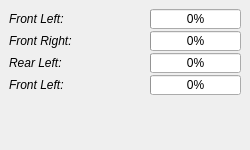
<?xml version="1.0" encoding="UTF-8"?>
<ui version="4.0">
 <class>MotorStatus</class>
 <widget class="QDockWidget" name="MotorStatus">
  <property name="geometry">
   <rect>
    <x>0</x>
    <y>0</y>
    <width>250</width>
    <height>150</height>
   </rect>
  </property>
  <property name="minimumSize">
   <size>
    <width>196</width>
    <height>122</height>
   </size>
  </property>
  <property name="features">
   <set>QDockWidget::DockWidgetMovable</set>
  </property>
  <property name="allowedAreas">
   <set>Qt::LeftDockWidgetArea|Qt::RightDockWidgetArea</set>
  </property>
  <property name="windowTitle">
   <string>Motors</string>
  </property>
  <widget class="QWidget" name="dockWidgetContents">
   <layout class="QGridLayout" name="gridLayout_2">
    <property name="bottomMargin">
     <number>0</number>
    </property>
    <property name="spacing">
     <number>2</number>
    </property>
    <item row="3" column="1">
     <spacer name="horizontalSpacer_4">
      <property name="orientation">
       <enum>Qt::Horizontal</enum>
      </property>
      <property name="sizeHint" stdset="0">
       <size>
        <width>40</width>
        <height>20</height>
       </size>
      </property>
     </spacer>
    </item>
    <item row="1" column="1">
     <spacer name="horizontalSpacer_2">
      <property name="orientation">
       <enum>Qt::Horizontal</enum>
      </property>
      <property name="sizeHint" stdset="0">
       <size>
        <width>40</width>
        <height>20</height>
       </size>
      </property>
     </spacer>
    </item>
    <item row="2" column="1">
     <spacer name="horizontalSpacer_3">
      <property name="orientation">
       <enum>Qt::Horizontal</enum>
      </property>
      <property name="sizeHint" stdset="0">
       <size>
        <width>40</width>
        <height>20</height>
       </size>
      </property>
     </spacer>
    </item>
    <item row="0" column="2">
     <widget class="QProgressBar" name="progressBar">
      <property name="minimumSize">
       <size>
        <width>0</width>
        <height>18</height>
       </size>
      </property>
      <property name="maximumSize">
       <size>
        <width>16777215</width>
        <height>20</height>
       </size>
      </property>
      <property name="baseSize">
       <size>
        <width>0</width>
        <height>18</height>
       </size>
      </property>
      <property name="value">
       <number>0</number>
      </property>
     </widget>
    </item>
    <item row="1" column="0">
     <widget class="QLabel" name="label_2">
      <property name="font">
       <font>
        <italic>true</italic>
       </font>
      </property>
      <property name="text">
       <string>Front Right:</string>
      </property>
     </widget>
    </item>
    <item row="0" column="0">
     <widget class="QLabel" name="label">
      <property name="font">
       <font>
        <italic>true</italic>
       </font>
      </property>
      <property name="text">
       <string>Front Left:</string>
      </property>
     </widget>
    </item>
    <item row="2" column="0">
     <widget class="QLabel" name="label_3">
      <property name="font">
       <font>
        <italic>true</italic>
       </font>
      </property>
      <property name="text">
       <string>Rear Left:</string>
      </property>
     </widget>
    </item>
    <item row="3" column="0">
     <widget class="QLabel" name="label_4">
      <property name="font">
       <font>
        <italic>true</italic>
       </font>
      </property>
      <property name="text">
       <string>Front Left:</string>
      </property>
     </widget>
    </item>
    <item row="2" column="2">
     <widget class="QProgressBar" name="progressBar_3">
      <property name="minimumSize">
       <size>
        <width>0</width>
        <height>18</height>
       </size>
      </property>
      <property name="maximumSize">
       <size>
        <width>16777215</width>
        <height>20</height>
       </size>
      </property>
      <property name="baseSize">
       <size>
        <width>0</width>
        <height>18</height>
       </size>
      </property>
      <property name="value">
       <number>0</number>
      </property>
     </widget>
    </item>
    <item row="1" column="2">
     <widget class="QProgressBar" name="progressBar_2">
      <property name="minimumSize">
       <size>
        <width>0</width>
        <height>18</height>
       </size>
      </property>
      <property name="maximumSize">
       <size>
        <width>16777215</width>
        <height>20</height>
       </size>
      </property>
      <property name="baseSize">
       <size>
        <width>0</width>
        <height>18</height>
       </size>
      </property>
      <property name="value">
       <number>0</number>
      </property>
     </widget>
    </item>
    <item row="3" column="2">
     <widget class="QProgressBar" name="progressBar_4">
      <property name="minimumSize">
       <size>
        <width>0</width>
        <height>18</height>
       </size>
      </property>
      <property name="maximumSize">
       <size>
        <width>16777215</width>
        <height>20</height>
       </size>
      </property>
      <property name="baseSize">
       <size>
        <width>0</width>
        <height>18</height>
       </size>
      </property>
      <property name="value">
       <number>0</number>
      </property>
     </widget>
    </item>
    <item row="0" column="1">
     <spacer name="horizontalSpacer">
      <property name="orientation">
       <enum>Qt::Horizontal</enum>
      </property>
      <property name="sizeHint" stdset="0">
       <size>
        <width>40</width>
        <height>20</height>
       </size>
      </property>
     </spacer>
    </item>
    <item row="4" column="0">
     <spacer name="verticalSpacer">
      <property name="orientation">
       <enum>Qt::Vertical</enum>
      </property>
      <property name="sizeHint" stdset="0">
       <size>
        <width>20</width>
        <height>40</height>
       </size>
      </property>
     </spacer>
    </item>
   </layout>
  </widget>
 </widget>
 <resources/>
 <connections/>
</ui>
